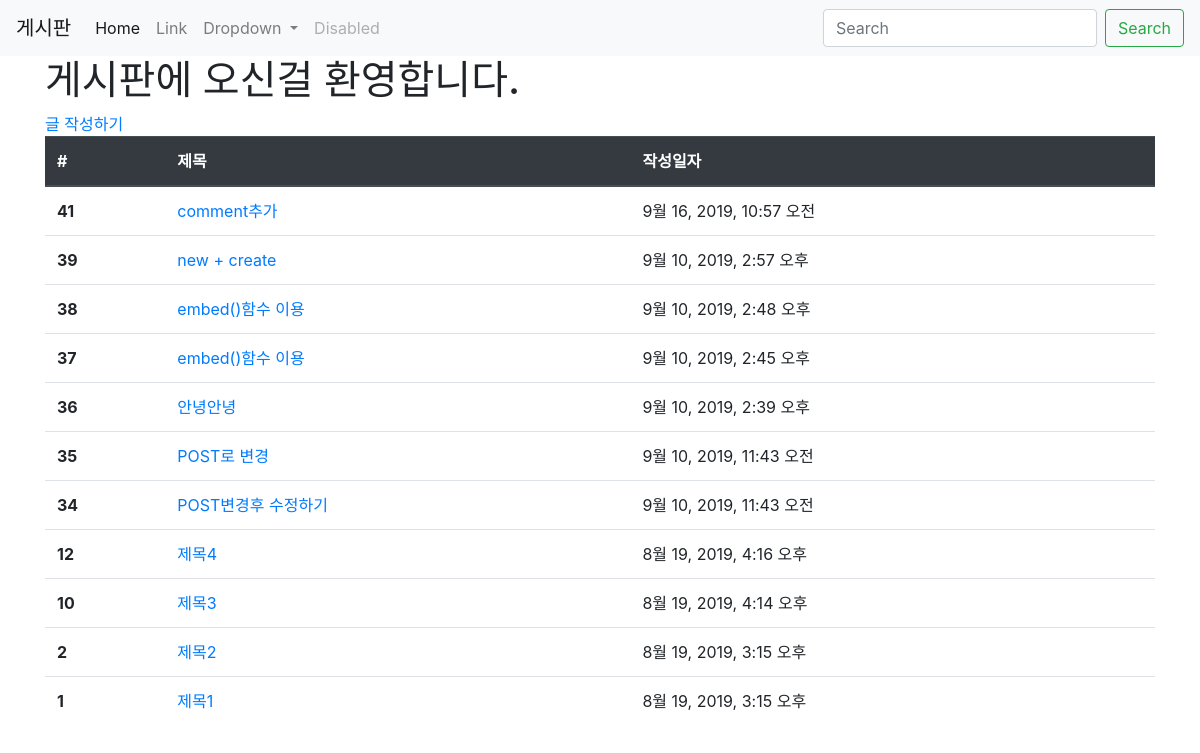
The page /articles/ on the database as committed earlier.
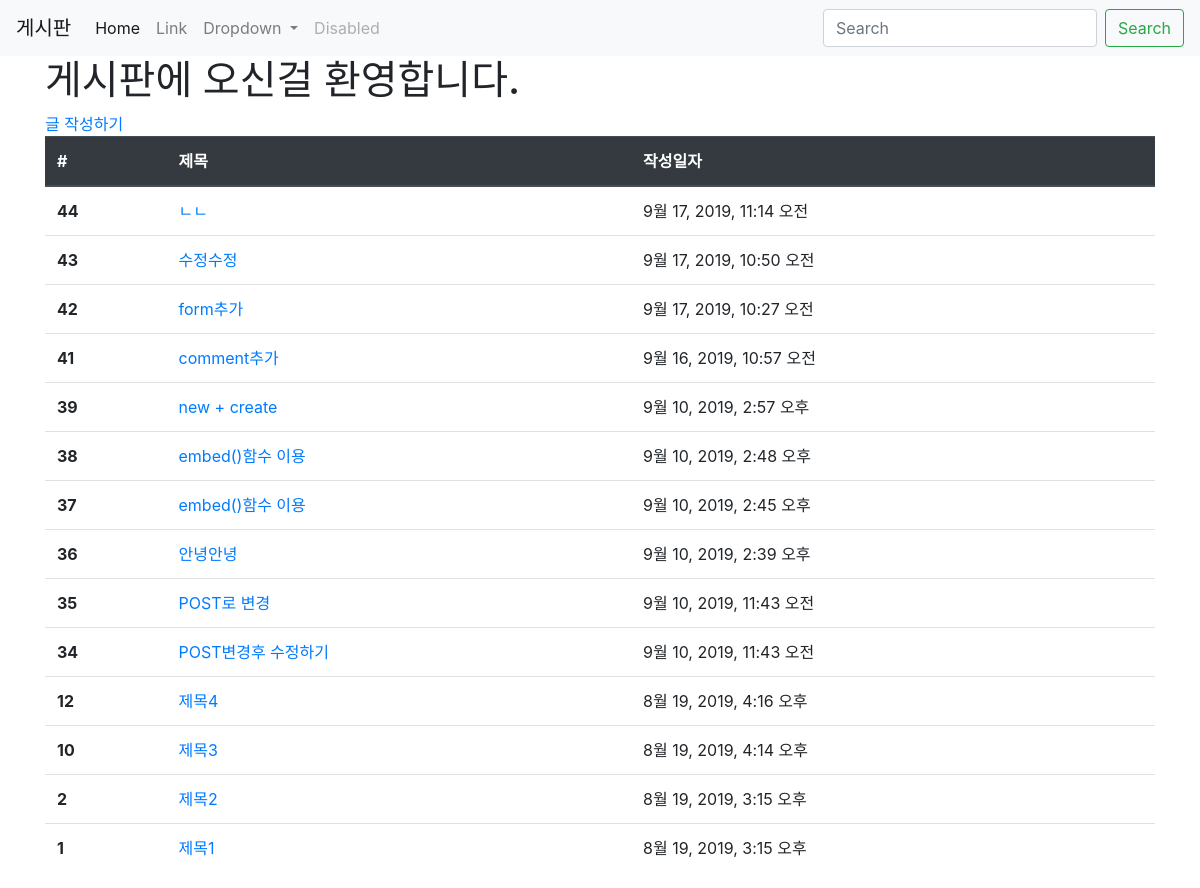
The same page on the database as committed later.
### articles/models.py (models this page shows, shortened)
class Article(models.Model):
    title = models.CharField(max_length=10)
    content = models.TextField()
    created_at = models.DateTimeField(auto_now_add=True)
    updated_at = models.DateTimeField(auto_now=True)

### articles/views.py (the view)
# urls.py: path('', views.index, name='index'),
def index(request):
    articles = Article.objects.order_by('-id')
    context = {
        'articles' : articles
    }
    return render(request, 'articles/index.html', context)

### articles/templates/articles/index.html
{% extends 'articles/base.html' %}
{% block body %}
  <h1>게시판에 오신걸 환영합니다.</h1>
  <a href="{% url 'articles:create' %}">글 작성하기</a>
  <table class="table">
  <thead class="thead-dark">
    <tr>
      <th scope="col">#</th>
      <th scope="col">제목</th>
      <th scope="col">작성일자</th>
    </tr>
  </thead>
  <tbody>
  {% for article in articles %}
    <tr>
      <th scope="row">{{ article.id }}</th>
      <td>
      <a href="{% url 'articles:detail' article.pk %}">{{ article.title }}</a>
      </td>
      <td>{{ article.created_at }}</td>
    </tr>
    {% endfor %}
  </tbody>
</table>
{% endblock %}

Rows that differ between the two databases and show on the page:
added Article: id "44", title "ㄴㄴ", created_at "9월 17, 2019, 11:14 오전"
added Article: id "43", title "수정수정", created_at "9월 17, 2019, 10:50 오전"
added Article: id "42", title "form추가", created_at "9월 17, 2019, 10:27 오전"
